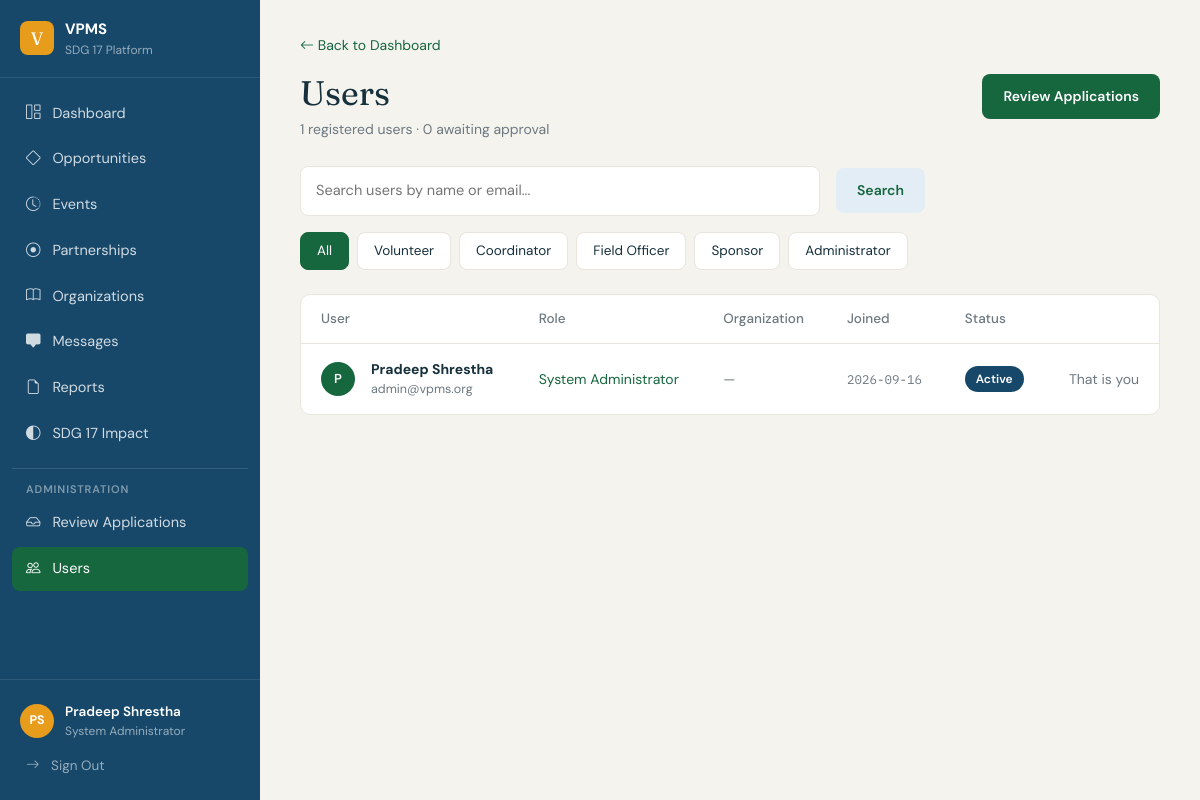
Page /users.php (signed in) on the committed database.
### tables this page shows
CREATE TABLE `user` (
  user_id           INT AUTO_INCREMENT PRIMARY KEY,
  full_name         VARCHAR(120) NOT NULL,
  email             VARCHAR(190) NOT NULL UNIQUE,
  password_hash     CHAR(60) NOT NULL,
  phone             VARCHAR(30),
  role_id           INT NOT NULL,
  organization_id   INT,
  organization_name VARCHAR(150),
  designation       VARCHAR(80),
  skills            VARCHAR(255),
  bio               TEXT,
  status            VARCHAR(20) NOT NULL DEFAULT 'pending',    
  reset_code        VARCHAR(40),
  created_at        DATETIME NOT NULL DEFAULT CURRENT_TIMESTAMP,
  FOREIGN KEY (role_id) REFERENCES role(role_id),
  FOREIGN KEY (organization_id) REFERENCES organization(organization_id)
);

CREATE TABLE role (
  role_id     INT AUTO_INCREMENT PRIMARY KEY,
  name        VARCHAR(50) NOT NULL,
  description VARCHAR(255) NOT NULL
);

### users.php (the view, shortened to what this page needs)
<?php
require 'config/db.php';
$search = isset($_GET['q']) ? trim($_GET['q']) : '';
$role = isset($_GET['role']) ? $_GET['role'] : '0';
$sql = 'SELECT u.user_id, u.full_name, u.email, u.status, u.created_at, u.organization_name,
               u.organization_id, r.name AS role_name, org.name AS organization,
               org.contact_id, org.status AS organization_status
        FROM `user` u
        JOIN role r ON r.role_id = u.role_id
        LEFT JOIN organization org ON org.organization_id = u.organization_id
        WHERE 1 = 1';
$values = array();
$sql = $sql . ' ORDER BY u.created_at DESC';
$find = $pdo->prepare($sql);
$find->execute($values);
$users = $find->fetchAll();
$count = $pdo->query('SELECT COUNT(*) FROM `user`');
$total = $count->fetchColumn();
$count = $pdo->prepare('SELECT COUNT(*) FROM `user` WHERE status = ?');
$count->execute(array('pending'));
$waiting = $count->fetchColumn();
include 'includes/app-header.php';
?>
<a class="back-link" href="dashboard.php"><i class="bi bi-arrow-left"></i> Back to Dashboard</a>
<div class="head-row">
  <div class="flex-grow-1">
    <h1 class="page-title">Users</h1>
    <p class="page-sub">
      <?php echo $total; ?> registered users · <?php echo $waiting; ?> awaiting approval
    </p>
  </div>
  <a class="btn-v btn-green" href="applications-review.php">Review Applications</a>
</div>
<form class="d-flex flex-wrap align-items-center gap-3 mb-3" action="users.php" method="get">
  <input type="search" class="input-v" style="flex:1 1 300px;max-width:520px" name="q"
         placeholder="Search users by name or email..." value="<?php echo htmlspecialchars($search); ?>">
  <button class="btn-v btn-soft" type="submit">Search</button>
</form>
<div class="d-flex flex-wrap gap-2 mb-4">
  <a class="pill <?php if ($role == '0') echo 'active'; ?>" href="users.php?q=<?php echo urlencode($search); ?>&role=0">All</a>
  <a class="pill <?php if ($role == '1') echo 'active'; ?>" href="users.php?q=<?php echo urlencode($search); ?>&role=1">Volunteer</a>
  <a class="pill <?php if ($role == '2') echo 'active'; ?>" href="users.php?q=<?php echo urlencode($search); ?>&role=2">Coordinator</a>
  <a class="pill <?php if ($role == '4') echo 'active'; ?>" href="users.php?q=<?php echo urlencode($search); ?>&role=4">Field Officer</a>
  <a class="pill <?php if ($role == '5') echo 'active'; ?>" href="users.php?q=<?php echo urlencode($search); ?>&role=5">Sponsor</a>
  <a class="pill <?php if ($role == '6') echo 'active'; ?>" href="users.php?q=<?php echo urlencode($search); ?>&role=6">Administrator</a>
</div>
<?php if (count($users) == 0) { ?>
  <div class="card-v card-v-pad text-center">
    <p class="row-title mb-2">No users match</p>
    <p style="font-size:14px;color:#6d7880">Try a different search or filter.</p>
  </div>
<?php } else { ?>
<div class="list-card">
  <div class="table-responsive">
    <table class="table-v">
      <tr>
        <th>User</th>
        <th>Role</th>
        <th>Organization</th>
        <th>Joined</th>
        <th>Status</th>
        <th></th>
      </tr>
      <?php foreach ($users as $row) { ?>
        <?php
        if ($row['organization'] != '') {
            $organization = $row['organization'];
        } elseif ($row['organization_name'] != '') {
            $organization = $row['organization_name'];
        } else {
            $organization = '—';
        }
        ?>
        <tr>
          <td>
            <span class="d-flex align-items-center gap-3">
              <span class="avatar-circle"><?php echo strtoupper(substr($row['full_name'], 0, 1)); ?></span>
              <span>
                <span class="d-block fw-bold">
                  <?php echo htmlspecialchars($row['full_name']); ?>
                </span>
                <span class="d-block" style="font-size:12.5px;color:#6d7880"><?php echo htmlspecialchars($row['email']); ?></span>
              </span>
            </span>
          </td>
          <td style="color:#16663e"><?php echo htmlspecialchars($row['role_name']); ?></td>
          <td class="td-muted"><?php echo htmlspecialchars($organization); ?></td>
          <td class="td-muted mono" style="font-size:12.5px"><?php echo date('Y-m-d', strtotime($row['created_at'])); ?></td>
          <td>
            <?php if ($row['status'] == 'active') { ?>
              <span class="badge-v badge-navy">Active</span>
            <?php } elseif ($row['status'] == 'pending') { ?>
              <span class="badge-v badge-pending">Pending</span>
            <?php } else { ?>
              <span class="badge-v badge-grey">Suspended</span>
            <?php } ?>
          </td>
          <td class="text-end">
            <?php if ($row['user_id'] == $_SESSION['user_id']) { ?>
              <span class="td-muted">That is you</span>
            <?php } ?>
          </td>
        </tr>
      <?php } ?>
    </table>
  </div>
</div>
<?php } ?>
<?php include 'includes/app-footer.php'; ?>

### assets/css/app.css (style rules this page uses)
body { margin: 0; background: #f5f3ee; color: #16303c; font-family: 'DM Sans', sans-serif; font-size: 15px; }
html { scrollbar-width: thin; scrollbar-color: #d6cfc2 #f5f3ee; }
a { text-decoration: none; color: inherit; }
h1, h2, h3 { margin: 0; }
p { margin: 0; }
.mono { font-family: 'IBM Plex Mono', monospace; }
.page-title { font-family: 'Fraunces', serif; font-size: 34px; font-weight: 400; line-height: 1.15; }
.page-sub { margin-top: 6px; color: #6d7880; font-size: 14px; }
.back-link { display: inline-block; margin-bottom: 18px; color: #16663e; font-size: 14px; }
.btn-v { display: inline-flex; align-items: center; justify-content: center; gap: 7px; padding: 11px 20px; border: 1px solid transparent; border-radius: 8px; font-size: 14px; font-weight: 600; cursor: pointer; }
.btn-green { background: #16663e; color: #fff; }
.btn-soft { background: #e2edf5; color: #16663e; }
.head-row { display: flex; align-items: flex-start; gap: 16px; margin-bottom: 26px; }
.badge-v { display: inline-block; padding: 4px 11px; border-radius: 999px; font-size: 12px; font-weight: 600; white-space: nowrap; }
.badge-navy { background: #17486a; color: #fff; }
.pill { padding: 8px 16px; border: 1px solid #e9e5dd; border-radius: 8px; background: #fff; font-size: 13.5px; cursor: pointer; }
.pill.active { background: #16663e; border-color: #16663e; color: #fff; }
.list-card { border: 1px solid #e9e5dd; border-radius: 10px; background: #fff; overflow: hidden; }
.avatar-circle { display: grid; place-items: center; width: 34px; height: 34px; border-radius: 50%; background: #16663e; color: #fff; font-size: 13px; font-weight: 600; }
.table-v { width: 100%; border-collapse: collapse; font-size: 14px; }
.table-v th { padding: 14px 20px; border-bottom: 1px solid #e9e5dd; color: #6d7880; font-size: 13.5px; font-weight: 500; text-align: left; white-space: nowrap; }
.table-v td { padding: 15px 20px; border-bottom: 1px solid #f0ede6; vertical-align: middle; }
.table-v tr:last-child td { border-bottom: 0; }
.td-muted { color: #6d7880; }
.input-v, .select-v, .textarea-v { width: 100%; padding: 13px 15px; border: 1px solid #e9e5dd; border-radius: 8px; background: #fff; font-family: inherit; font-size: 14.5px; }

### rows in the picture
user: full_name "P", full_name "Pradeep Shrestha", email "admin@vpms.org", role.name "System Administrator", organization "—", created_at "2026-09-16", status "Active", shows "That is you"

### other values in the picture
$user_initials "PS"
$user_name "Pradeep Shrestha"
$user_role "System Administrator"
$total "1"
$waiting "0"
